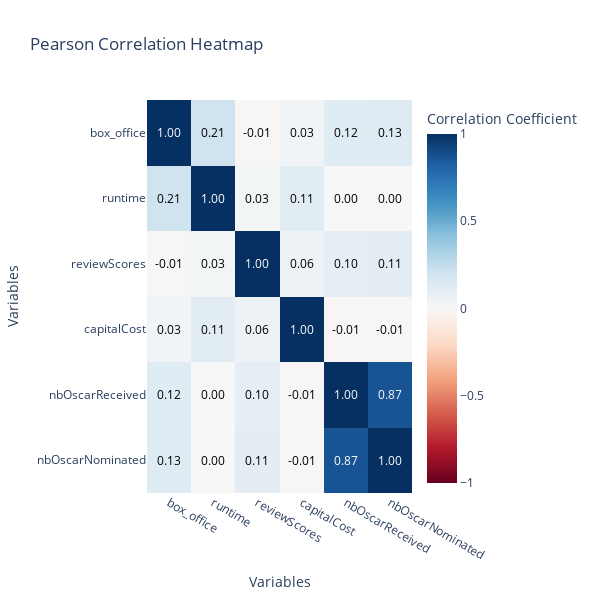
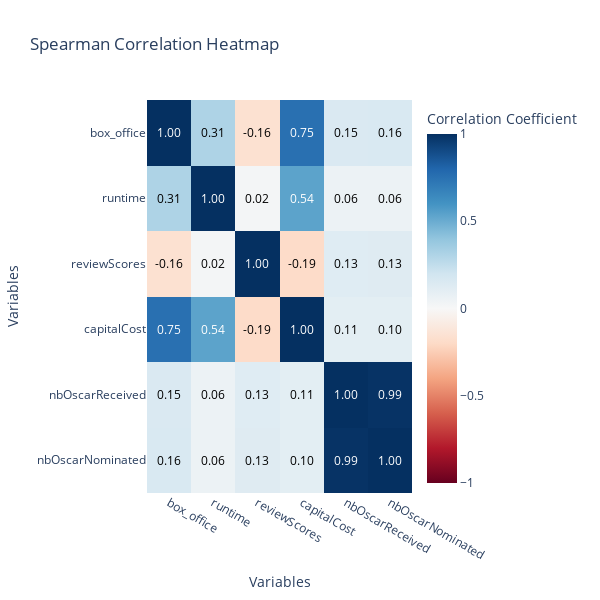

The notebook cell these images were saved under, in order:
### Markdown cell above
BLABLA,
let's look at the pearson or spearman correlation

### Code cell
# Continuous columns
continuous_cols = ['box_office', 'runtime', 'reviewScores', 'capitalCost', 'nbOscarReceived', 'nbOscarNominated']

# Compute correlation matrices
pearson_corr = film_full[continuous_cols].corr(method='pearson')
spearman_corr = film_full[continuous_cols].corr(method='spearman')

# Create heatmaps
create_heatmap(pearson_corr, "Pearson Correlation Heatmap")
create_heatmap(spearman_corr, "Spearman Correlation Heatmap")

### Figure 1 — Plotly figure (JSON) as saved in the notebook; plotly's stock layout.template omitted (floating-point values rounded to 4 significant figures)
{"data": [{"colorbar": {"title": {"text": "Correlation Coefficient"}}, "colorscale": [[0, "rgb(103,0,31)"], [0.1, "rgb(178,24,43)"], [0.2, "rgb(214,96,77)"], [0.3, "rgb(244,165,130)"], [0.4, "rgb(253,219,199)"], [0.5, "rgb(247,247,247)"], [0.6, "rgb(209,229,240)"], [0.7, "rgb(146,197,222)"], [0.8, "rgb(67,147,195)"], [0.9, "rgb(33,102,172)"], [1, "rgb(5,48,97)"]], "type": "heatmap", "x": ["box_office", "runtime", "reviewScores", "capitalCost", "nbOscarReceived", "nbOscarNominated"], "y": ["box_office", "runtime", "reviewScores", "capitalCost", "nbOscarReceived", "nbOscarNominated"], "z": [[1, 0.2058, -0.006424, 0.03332, 0.1219, 0.1335], [0.2058, 1, 0.02736, 0.1084, 0.0001002, 0.0002493], [-0.006424, 0.02736, 1, 0.05838, 0.09545, 0.1057], [0.03332, 0.1084, 0.05838, 1, -0.006287, -0.007045], [0.1219, 0.0001002, 0.09545, -0.006287, 1, 0.8662], [0.1335, 0.0002493, 0.1057, -0.007045, 0.8662, 1]], "zmax": 1, "zmin": -1}], "layout": {"annotations": [{"font": {"color": "white"}, "showarrow": false, "text": "1.00", "x": "box_office", "y": "box_office"}, {"font": {"color": "black"}, "showarrow": false, "text": "0.21", "x": "runtime", "y": "box_office"}, {"font": {"color": "black"}, "showarrow": false, "text": "-0.01", "x": "reviewScores", "y": "box_office"}, {"font": {"color": "black"}, "showarrow": false, "text": "0.03", "x": "capitalCost", "y": "box_office"}, {"font": {"color": "black"}, "showarrow": false, "text": "0.12", "x": "nbOscarReceived", "y": "box_office"}, {"font": {"color": "black"}, "showarrow": false, "text": "0.13", "x": "nbOscarNominated", "y": "box_office"}, {"font": {"color": "black"}, "showarrow": false, "text": "0.21", "x": "box_office", "y": "runtime"}, {"font": {"color": "white"}, "showarrow": false, "text": "1.00", "x": "runtime", "y": "runtime"}, {"font": {"color": "black"}, "showarrow": false, "text": "0.03", "x": "reviewScores", "y": "runtime"}, {"font": {"color": "black"}, "showarrow": false, "text": "0.11", "x": "capitalCost", "y": "runtime"}, {"font": {"color": "black"}, "showarrow": false, "text": "0.00", "x": "nbOscarReceived", "y": "runtime"}, {"font": {"color": "black"}, "showarrow": false, "text": "0.00", "x": "nbOscarNominated", "y": "runtime"}, {"font": {"color": "black"}, "showarrow": false, "text": "-0.01", "x": "box_office", "y": "reviewScores"}, {"font": {"color": "black"}, "showarrow": false, "text": "0.03", "x": "runtime", "y": "reviewScores"}, {"font": {"color": "white"}, "showarrow": false, "text": "1.00", "x": "reviewScores", "y": "reviewScores"}, {"font": {"color": "black"}, "showarrow": false, "text": "0.06", "x": "capitalCost", "y": "reviewScores"}, {"font": {"color": "black"}, "showarrow": false, "text": "0.10", "x": "nbOscarReceived", "y": "reviewScores"}, {"font": {"color": "black"}, "showarrow": false, "text": "0.11", "x": "nbOscarNominated", "y": "reviewScores"}, {"font": {"color": "black"}, "showarrow": false, "text": "0.03", "x": "box_office", "y": "capitalCost"}, {"font": {"color": "black"}, "showarrow": false, "text": "0.11", "x": "runtime", "y": "capitalCost"}, {"font": {"color": "black"}, "showarrow": false, "text": "0.06", "x": "reviewScores", "y": "capitalCost"}, {"font": {"color": "white"}, "showarrow": false, "text": "1.00", "x": "capitalCost", "y": "capitalCost"}, {"font": {"color": "black"}, "showarrow": false, "text": "-0.01", "x": "nbOscarReceived", "y": "capitalCost"}, {"font": {"color": "black"}, "showarrow": false, "text": "-0.01", "x": "nbOscarNominated", "y": "capitalCost"}, {"font": {"color": "black"}, "showarrow": false, "text": "0.12", "x": "box_office", "y": "nbOscarReceived"}, {"font": {"color": "black"}, "showarrow": false, "text": "0.00", "x": "runtime", "y": "nbOscarReceived"}, {"font": {"color": "black"}, "showarrow": false, "text": "0.10", "x": "reviewScores", "y": "nbOscarReceived"}, {"font": {"color": "black"}, "showarrow": false, "text": "-0.01", "x": "capitalCost", "y": "nbOscarReceived"}, {"font": {"color": "white"}, "showarrow": false, "text": "1.00", "x": "nbOscarReceived", "y": "nbOscarReceived"}, {"font": {"color": "white"}, "showarrow": false, "text": "0.87", "x": "nbOscarNominated", "y": "nbOscarReceived"}, {"font": {"color": "black"}, "showarrow": false, "text": "0.13", "x": "box_office", "y": "nbOscarNominated"}, {"font": {"color": "black"}, "showarrow": false, "text": "0.00", "x": "runtime", "y": "nbOscarNominated"}, {"font": {"color": "black"}, "showarrow": false, "text": "0.11", "x": "reviewScores", "y": "nbOscarNominated"}, {"font": {"color": "black"}, "showarrow": false, "text": "-0.01", "x": "capitalCost", "y": "nbOscarNominated"}, {"font": {"color": "white"}, "showarrow": false, "text": "0.87", "x": "nbOscarReceived", "y": "nbOscarNominated"}, {"font": {"color": "white"}, "showarrow": false, "text": "1.00", "x": "nbOscarNominated", "y": "nbOscarNominated"}], "height": 600, "title": {"text": "Pearson Correlation Heatmap"}, "width": 600, "xaxis": {"title": {"text": "Variables"}}, "yaxis": {"autorange": "reversed", "title": {"text": "Variables"}}}}

### Figure 2 — Plotly figure (JSON) as saved in the notebook; plotly's stock layout.template omitted (floating-point values rounded to 4 significant figures)
{"data": [{"colorbar": {"title": {"text": "Correlation Coefficient"}}, "colorscale": [[0, "rgb(103,0,31)"], [0.1, "rgb(178,24,43)"], [0.2, "rgb(214,96,77)"], [0.3, "rgb(244,165,130)"], [0.4, "rgb(253,219,199)"], [0.5, "rgb(247,247,247)"], [0.6, "rgb(209,229,240)"], [0.7, "rgb(146,197,222)"], [0.8, "rgb(67,147,195)"], [0.9, "rgb(33,102,172)"], [1, "rgb(5,48,97)"]], "type": "heatmap", "x": ["box_office", "runtime", "reviewScores", "capitalCost", "nbOscarReceived", "nbOscarNominated"], "y": ["box_office", "runtime", "reviewScores", "capitalCost", "nbOscarReceived", "nbOscarNominated"], "z": [[1, 0.312, -0.1565, 0.7547, 0.1537, 0.1571], [0.312, 1, 0.01878, 0.5373, 0.05791, 0.05905], [-0.1565, 0.01878, 1, -0.1936, 0.1258, 0.1288], [0.7547, 0.5373, -0.1936, 1, 0.1054, 0.1043], [0.1537, 0.05791, 0.1258, 0.1054, 1, 0.9893], [0.1571, 0.05905, 0.1288, 0.1043, 0.9893, 1]], "zmax": 1, "zmin": -1}], "layout": {"annotations": [{"font": {"color": "white"}, "showarrow": false, "text": "1.00", "x": "box_office", "y": "box_office"}, {"font": {"color": "black"}, "showarrow": false, "text": "0.31", "x": "runtime", "y": "box_office"}, {"font": {"color": "black"}, "showarrow": false, "text": "-0.16", "x": "reviewScores", "y": "box_office"}, {"font": {"color": "white"}, "showarrow": false, "text": "0.75", "x": "capitalCost", "y": "box_office"}, {"font": {"color": "black"}, "showarrow": false, "text": "0.15", "x": "nbOscarReceived", "y": "box_office"}, {"font": {"color": "black"}, "showarrow": false, "text": "0.16", "x": "nbOscarNominated", "y": "box_office"}, {"font": {"color": "black"}, "showarrow": false, "text": "0.31", "x": "box_office", "y": "runtime"}, {"font": {"color": "white"}, "showarrow": false, "text": "1.00", "x": "runtime", "y": "runtime"}, {"font": {"color": "black"}, "showarrow": false, "text": "0.02", "x": "reviewScores", "y": "runtime"}, {"font": {"color": "white"}, "showarrow": false, "text": "0.54", "x": "capitalCost", "y": "runtime"}, {"font": {"color": "black"}, "showarrow": false, "text": "0.06", "x": "nbOscarReceived", "y": "runtime"}, {"font": {"color": "black"}, "showarrow": false, "text": "0.06", "x": "nbOscarNominated", "y": "runtime"}, {"font": {"color": "black"}, "showarrow": false, "text": "-0.16", "x": "box_office", "y": "reviewScores"}, {"font": {"color": "black"}, "showarrow": false, "text": "0.02", "x": "runtime", "y": "reviewScores"}, {"font": {"color": "white"}, "showarrow": false, "text": "1.00", "x": "reviewScores", "y": "reviewScores"}, {"font": {"color": "black"}, "showarrow": false, "text": "-0.19", "x": "capitalCost", "y": "reviewScores"}, {"font": {"color": "black"}, "showarrow": false, "text": "0.13", "x": "nbOscarReceived", "y": "reviewScores"}, {"font": {"color": "black"}, "showarrow": false, "text": "0.13", "x": "nbOscarNominated", "y": "reviewScores"}, {"font": {"color": "white"}, "showarrow": false, "text": "0.75", "x": "box_office", "y": "capitalCost"}, {"font": {"color": "white"}, "showarrow": false, "text": "0.54", "x": "runtime", "y": "capitalCost"}, {"font": {"color": "black"}, "showarrow": false, "text": "-0.19", "x": "reviewScores", "y": "capitalCost"}, {"font": {"color": "white"}, "showarrow": false, "text": "1.00", "x": "capitalCost", "y": "capitalCost"}, {"font": {"color": "black"}, "showarrow": false, "text": "0.11", "x": "nbOscarReceived", "y": "capitalCost"}, {"font": {"color": "black"}, "showarrow": false, "text": "0.10", "x": "nbOscarNominated", "y": "capitalCost"}, {"font": {"color": "black"}, "showarrow": false, "text": "0.15", "x": "box_office", "y": "nbOscarReceived"}, {"font": {"color": "black"}, "showarrow": false, "text": "0.06", "x": "runtime", "y": "nbOscarReceived"}, {"font": {"color": "black"}, "showarrow": false, "text": "0.13", "x": "reviewScores", "y": "nbOscarReceived"}, {"font": {"color": "black"}, "showarrow": false, "text": "0.11", "x": "capitalCost", "y": "nbOscarReceived"}, {"font": {"color": "white"}, "showarrow": false, "text": "1.00", "x": "nbOscarReceived", "y": "nbOscarReceived"}, {"font": {"color": "white"}, "showarrow": false, "text": "0.99", "x": "nbOscarNominated", "y": "nbOscarReceived"}, {"font": {"color": "black"}, "showarrow": false, "text": "0.16", "x": "box_office", "y": "nbOscarNominated"}, {"font": {"color": "black"}, "showarrow": false, "text": "0.06", "x": "runtime", "y": "nbOscarNominated"}, {"font": {"color": "black"}, "showarrow": false, "text": "0.13", "x": "reviewScores", "y": "nbOscarNominated"}, {"font": {"color": "black"}, "showarrow": false, "text": "0.10", "x": "capitalCost", "y": "nbOscarNominated"}, {"font": {"color": "white"}, "showarrow": false, "text": "0.99", "x": "nbOscarReceived", "y": "nbOscarNominated"}, {"font": {"color": "white"}, "showarrow": false, "text": "1.00", "x": "nbOscarNominated", "y": "nbOscarNominated"}], "height": 600, "title": {"text": "Spearman Correlation Heatmap"}, "width": 600, "xaxis": {"title": {"text": "Variables"}}, "yaxis": {"autorange": "reversed", "title": {"text": "Variables"}}}}
